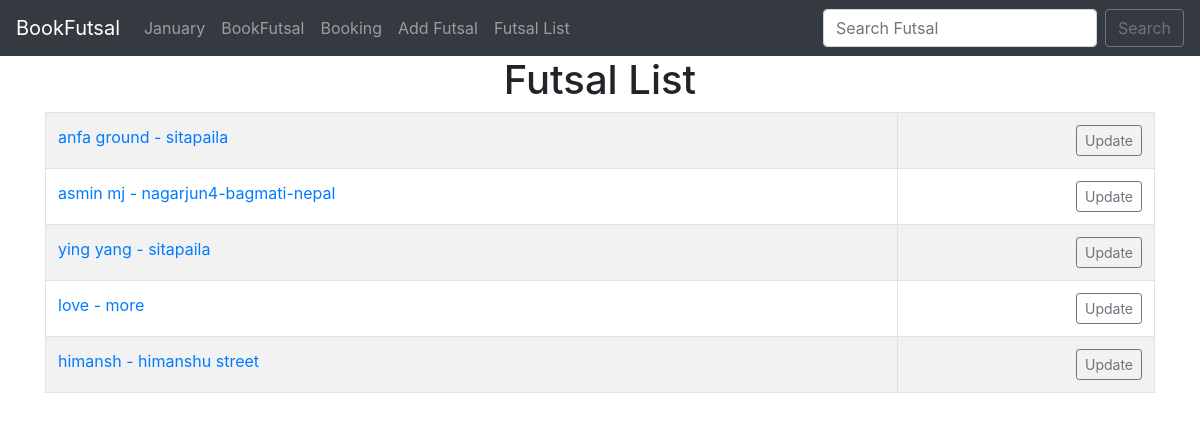
The app's page /futsal_list/ with its own data.
### futsal_name/models.py (models this page shows)
class Futsal(models.Model):
    name = models.CharField(max_length=250)
    address = models.CharField(max_length=200)
    web = models.URLField(blank=True)
    email_address = models.EmailField(blank=True)
    zip_code = models.CharField(max_length=10)
    phone = models.CharField( max_length=10)
    def __str__(self):
        return self.name

### futsal_name/views.py (the view)
# urls.py: path('futsal_list/', views.all_futsals_list, name='futsals_list'),
def all_futsals_list(request):
    futsal_list = Futsal.objects.all()
    return render(request, 'futsal_name/futsal_list.html', {"futsal_list":futsal_list,})

### futsal_name/templates/futsal_name/futsal_list.html
{% extends 'futsal_name/core.html' %}
{% block content %}
        <center>
            <h1>Futsal List </h1>
            <table class="table  table-striped table-hover table-bordered">
            {% for futsal in futsal_list %}
            <tr>
                <td>
                    <a href="{% url 'futsals_show' futsal.id %}">
                    {{futsal}} - {{futsal.address}}</a>
                </td>
                <td align="right">
                    <a href="{% url 'futsals_update' futsal.id %}" class="btn btn-outline-secondary btn-sm">Update</a>
                </td>
            </tr>
            {% endfor %}
        </table>
        </center>
{% endblock content %}

### records on screen
Futsal: name "anfa ground", address "sitapaila"
Futsal: name "asmin mj", address "nagarjun4-bagmati-nepal"
Futsal: name "ying yang", address "sitapaila"
Futsal: name "love", address "more"
Futsal: name "himansh", address "himanshu street"
